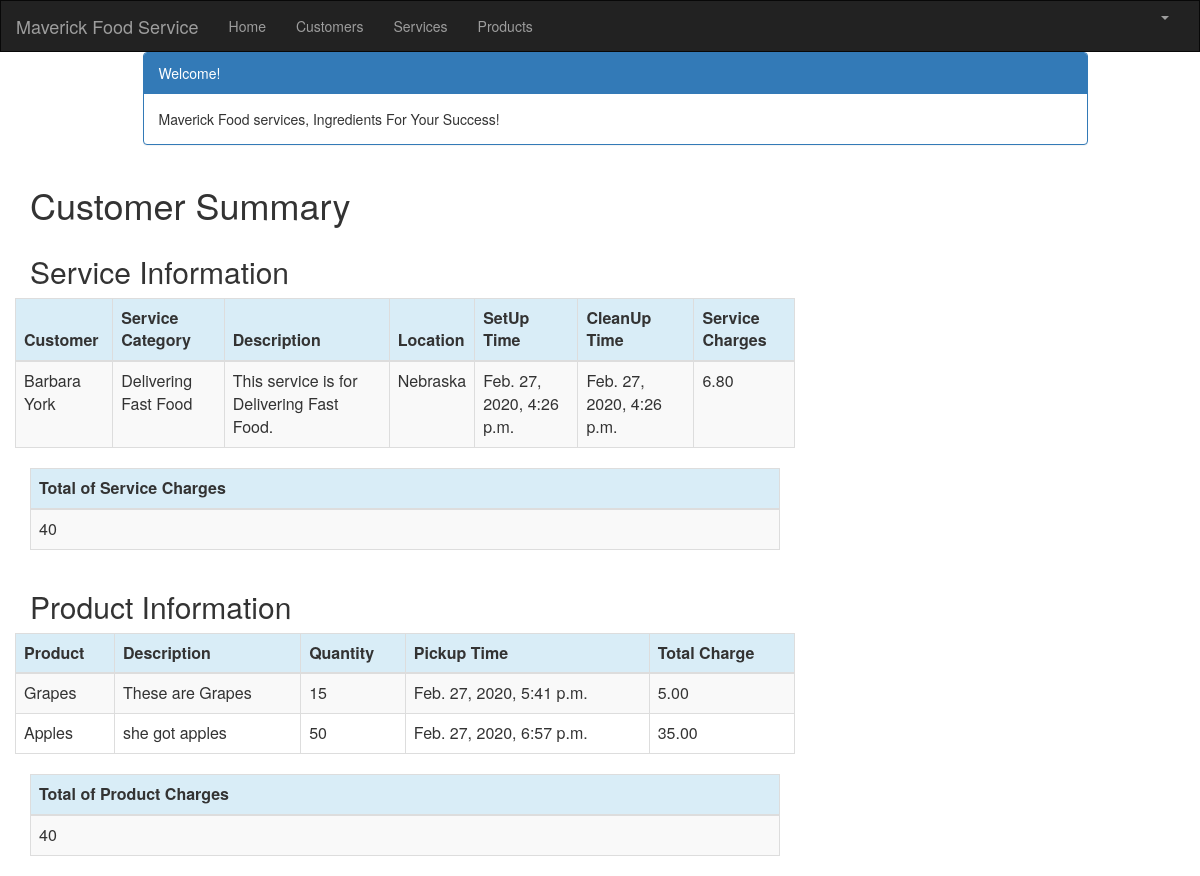
The page /customer/1/summary/ (signed in) on the database its author committed.
### crm/models.py (models this page shows, shortened)
class Service(models.Model):
    cust_name = models.ForeignKey(Customer, on_delete=models.CASCADE, related_name='services')
    service_category = models.CharField(max_length=100)
    description = models.TextField()
    location = models.CharField(max_length=200)
    setup_time = models.DateTimeField(
        default=timezone.now)
    cleanup_time = models.DateTimeField(
        default=timezone.now)
    service_charge = models.DecimalField(max_digits=10, decimal_places=2)
    created_date = models.DateTimeField(
        default=timezone.now)
    updated_date = models.DateTimeField(auto_now_add=True)

class Customer(models.Model):
    cust_name = models.CharField(max_length=50)
    organization = models.CharField(max_length=100, blank=True)
    role = models.CharField(max_length=100)
    email = models.EmailField(max_length=100)
    bldgroom = models.CharField(max_length=100)
    address = models.CharField(max_length=200)
    account_number = models.IntegerField(blank=False, null=False)
    city = models.CharField(max_length=50)
    state = models.CharField(max_length=50)
    zipcode = models.CharField(max_length=10)
    phone_number = models.CharField(max_length=50)
    created_date = models.DateTimeField(
        default=timezone.now)
    updated_date = models.DateTimeField(auto_now_add=True)
    def __str__(self):
        return str(self.cust_name)

class Product(models.Model):
    cust_name = models.ForeignKey(Customer, on_delete=models.CASCADE, related_name='products')
    product = models.CharField(max_length=100)
    p_description = models.TextField()
    quantity = models.IntegerField()
    pickup_time = models.DateTimeField(
        default=timezone.now)
    charge = models.DecimalField(max_digits=10, decimal_places=2)
    created_date = models.DateTimeField(
        default=timezone.now)
    updated_date = models.DateTimeField(auto_now_add=True)

### crm/views.py (the view)
# urls.py: path('customer/<int:pk>/summary/', views.summary, name='summary'),
@login_required
def summary(request, pk):
    customer = get_object_or_404(Customer, pk=pk)
    customers = Customer.objects.filter(created_date__lte=timezone.now())
    services = Service.objects.filter(cust_name=pk)
    products = Product.objects.filter(cust_name=pk)
    sum_service_charge = Service.objects.filter(cust_name=pk).aggregate(Sum('service_charge'))
    sum_product_charge = Product.objects.filter(cust_name=pk).aggregate(Sum('charge'))
    return render(request, 'crm/summary.html', {'customers': customers,
                                                    'products': products,
                                                    'services': services,
                                                    'sum_service_charge': sum_service_charge,
                                                    'sum_product_charge': sum_product_charge,})

### crm/templates/crm/summary.html
{% extends 'crm/base.html' %}
{% block content %}
{% load mathfilters %}
{% load humanize %}
<div class="container">
    <div class="row">
        <div class="col-md-10 col-md-offset-1">
            <div class="panel panel-primary">
                <div class="panel-heading">Welcome!</div>
                <div class="panel-body">
                    Maverick Food services, Ingredients For Your Success!
                </div>
            </div>
        </div>
    </div>
</div>
<div class="row">
    <h1 style="padding-left: 15Px">Customer Summary</h1>
</div>
<div class="row">
    <h2 style="padding-left: 15Px">Service Information</h2>
</div>
<div class="row">
    <table class="table table-striped table-bordered table-hover">
        <thead>
        <tr class="bg-info">
            <th>Customer</th>
            <th>Service Category</th>
            <th>Description</th>
            <th>Location</th>
            <th>SetUp Time</th>
            <th>CleanUp Time</th>
            <th>Service Charges</th>
        </tr>
        </thead>
        <tbody>
        {% for s in services %}
            <tr>
                <td>{{ s.cust_name }}</td>
                <td>{{ s.service_category }}</td>
                <td>{{ s.description }}</td>
                <td>{{ s.location }}</td>
                <td>{{ s.setup_time }}</td>
                <td>{{ s.cleanup_time }}</td>
                <td>{{ s.service_charge|intcomma }}</td>
            </tr>
        {% endfor %}
        </tbody>
    </table>
</div>
    <table class="table table-striped table-bordered table-hover">
    <thead>
        <tr class="bg-info">
            <th>Total of Service Charges</th>
        </tr>
    </thead>
    <tbody>
        <tr>
            <td>{{ sum_product_charge.charge__sum|intcomma }}</td>
        </tr>
    </tbody>
</table>
    <div class="row">
        <h2 style="padding-left: 15Px">Product Information</h2>
    </div>
    <div class="row">
        <table class="table table-striped table-bordered table-hover">
            <thead>
            <tr class="bg-info">
                <th>Product</th>
                <th>Description</th>
                <th>Quantity</th>
                <th>Pickup Time</th>
                <th>Total Charge</th>
            </tr>
            </thead>
            <tbody>
            {% for product in products %}
                <tr>
                    <td>{{ product.product }}</td>
                    <td>{{ product.p_description }}</td>
                    <td>{{ product.quantity|intcomma }}</td>
                    <td>{{ product.pickup_time }}</td>
                    <td>{{ product.charge|intcomma }}</td>
                </tr>
            {% endfor %}
            </tbody>
        </table>
    </div>
        <table class="table table-striped table-bordered table-hover">
        <thead>
            <tr class="bg-info">
                <th>Total of Product Charges</th>
            </tr>
        </thead>
        <tbody>
            <tr>
                <td>{{ sum_product_charge.charge__sum|intcomma }}</td>
            </tr>
        </tbody>
    </table>
</div>
{% endblock %}

### rows shown on the page
Service: cust_name "Barbara York", service_category "Delivering Fast Food", description "This service is for Delivering Fast Food.", location "Nebraska", setup_time "Feb. 27, 2020, 4:26 p.m.", cleanup_time "Feb. 27, 2020, 4:26 p.m.", service_charge "6.80"
Product: product "Grapes", p_description "These are Grapes", quantity "15", pickup_time "Feb. 27, 2020, 5:41 p.m.", charge "5.00"
Product: product "Apples", p_description "she got apples", quantity "50", pickup_time "Feb. 27, 2020, 6:57 p.m.", charge "35.00"

### other values the page prints
{{ sum_product_charge.charge__sum|intcomma }} "40"
